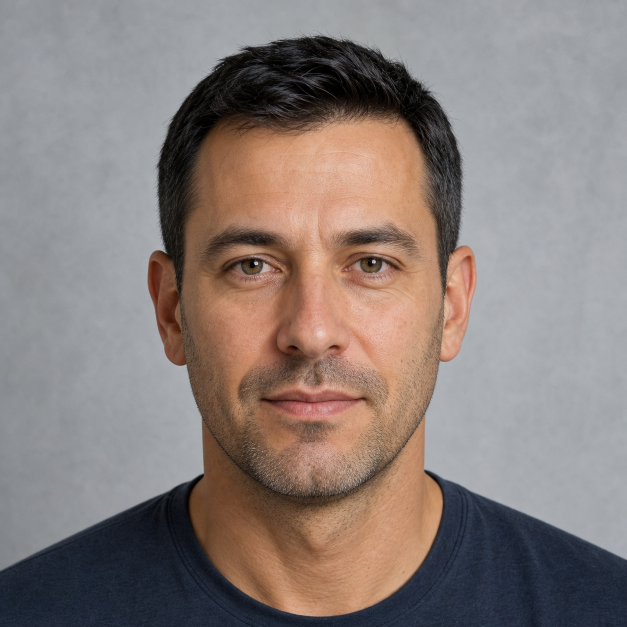
#> input picture docs/parity/inputs/pair_01_target.png, 1254 x 1254 px (shown at 1/2 size)
$ python make_group_fixture.py
#> lines starting #> are read from the running program, lines starting #| are printed output that depends on the picture
"""Build the Stage-D and Stage-E assignment/compositing fixtures.

Two fixtures are produced from the same approved synthetic portraits:

* ``stage_d_group_target.png`` — four faces, three of them assigned. Its bytes are
  frozen: several committed parity artefacts reference this exact image, so the code
  that builds it must not change.
* ``stage_e_dense_pair_target.png`` — two faces standing close enough that the paste
  ROI of the assigned face reaches across the unassigned one. It exists to prove that
  "do not change" is a structural guarantee of both passes rather than a property of
  the roomy Stage-D layout.
"""
from pathlib import Path
import random
from PIL import Image, ImageDraw

ROOT = Path(__file__).resolve().parent
OUT = ROOT / "stage_d_group_target.png"
DENSE_OUT = ROOT / "stage_e_dense_pair_target.png"
SEED = 20260722


def portrait(name: str, size: int) -> Image.Image:
    image = Image.open(ROOT / name).convert("RGB")
    # The portraits are square; retain the central face and make scaling deterministic.
    return image.resize((size, size), Image.Resampling.LANCZOS)


def main() -> None:
    random.seed(SEED)
    canvas = Image.new("RGB", (1600, 1100), (31, 42, 57))
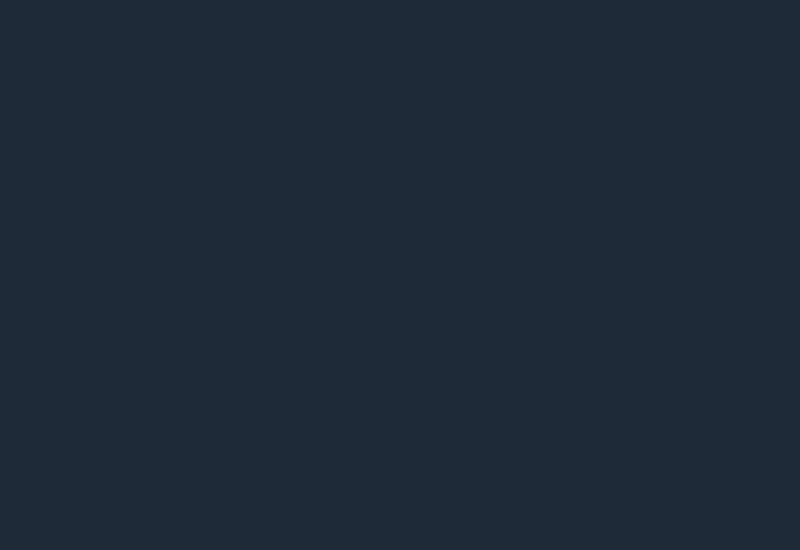
#> canvas: PIL image 1600x1100 RGB (shown at 1/2 size); mean R, G, B 31, 42, 57
    draw = ImageDraw.Draw(canvas)
    # Subtle deterministic background makes pasted identities easy to see.
    for y in range(canvas.height):
        draw.line((0, y, canvas.width, y), fill=(31 + y // 28, 42 + y // 36, 57 + y // 44))
    # First two overlap deliberately: their 128-pixel model paste ROIs overlap after scale.
    placements = [
        ("pair_01_target.png", 80, 130, 520),
        ("pair_02_target.png", 330, 170, 470),
        ("pair_03_target.png", 910, 90, 430),
        ("pair_01_source.png", 1010, 510, 390),
    ]
    for index, (filename, left, top, size) in enumerate(placements, 1):
        image = portrait(filename, size)
#> in portrait, image is the input picture: PIL image 1254x1254 RGB; mean R, G, B 137.2, 125.8, 122
#> in portrait, `return image.resize((size, size), Image.Resampling.LANCZOS)`:
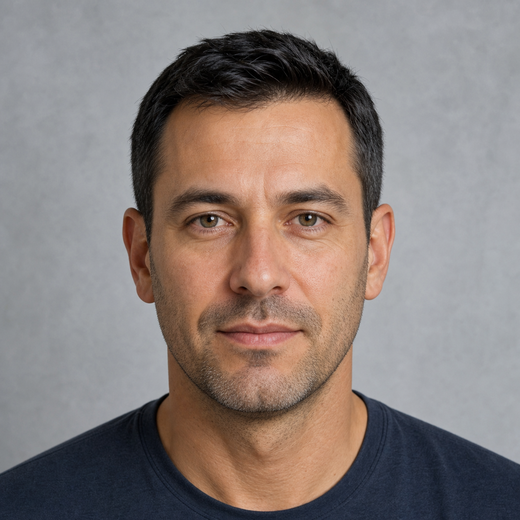
#> returned value: PIL image 520x520 RGB; mean R, G, B 137.2, 125.8, 122
        if index == 2:
            # Preserve T1 while bringing the actual faces close enough that their
            # affine paste ROIs overlap. The fade is deterministic and affects only
            # the left background edge of T2, not its face.
            mask = Image.new("L", (size, size), 255)
            mask_pixels = mask.load()
            for x in range(140):
                alpha = max(0, min(255, (x - 80) * 255 // 60))
                for y in range(size):
                    mask_pixels[x, y] = alpha
            canvas.paste(image, (left, top), mask)
        else:
            canvas.paste(image, (left, top))
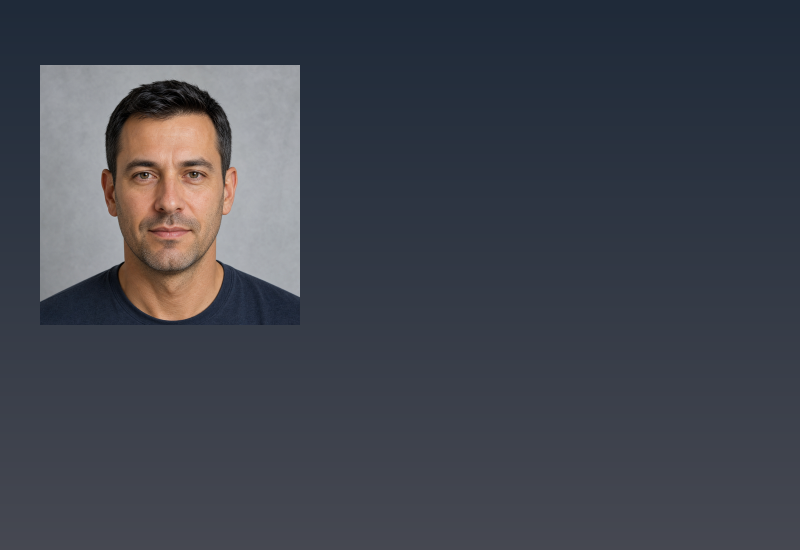
#> canvas: PIL image 1600x1100 RGB (shown at 1/2 size); mean R, G, B 64.4, 68.1, 77.7
        draw.rectangle((left, top, left + size - 1, top + size - 1), outline=(235, 210, 80), width=5)
        draw.text((left + 14, top + 14), f"T{index}", fill=(255, 245, 180), stroke_width=2, stroke_fill=(0, 0, 0))
#> pass 2 of the loop in main, `for index, (filename, left, top, size) in enumerate(placements, 1):`:
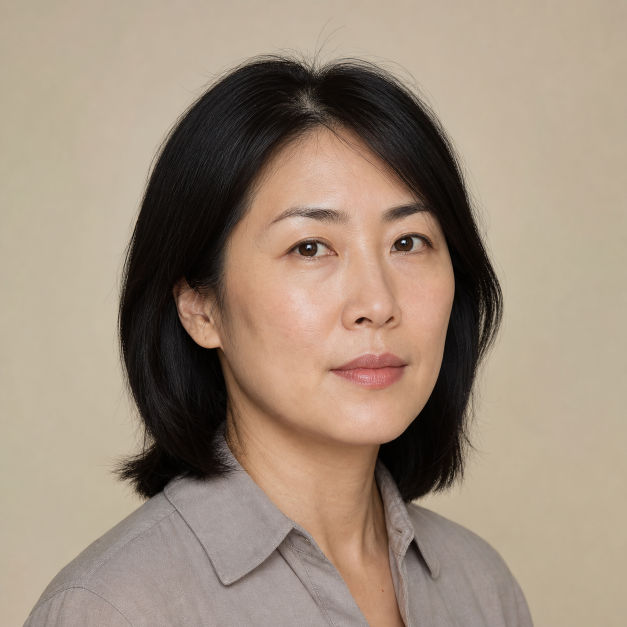
#> input picture docs/parity/inputs/pair_02_target.png, 1254 x 1254 px (shown at 1/2 size)
#> in portrait, image is the input picture: PIL image 1254x1254 RGB; mean R, G, B 158.1, 140.3, 123.2
#> mask: PIL image 470x470 L; every value is 255
#> in main, `canvas.paste(image, (left, top), mask)`:
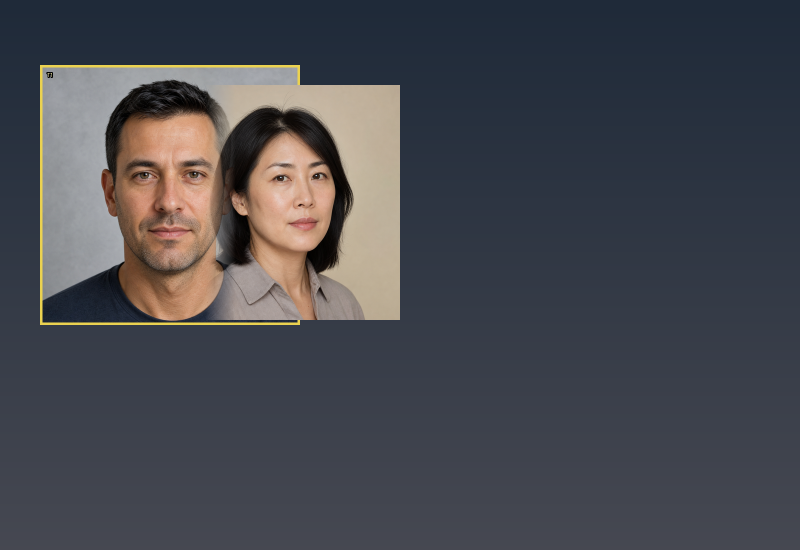
#> canvas: PIL image 1600x1100 RGB (shown at 1/2 size); mean R, G, B 71.1, 72.3, 78.8
#> pass 3 of the loop in main, `for index, (filename, left, top, size) in enumerate(placements, 1):`:
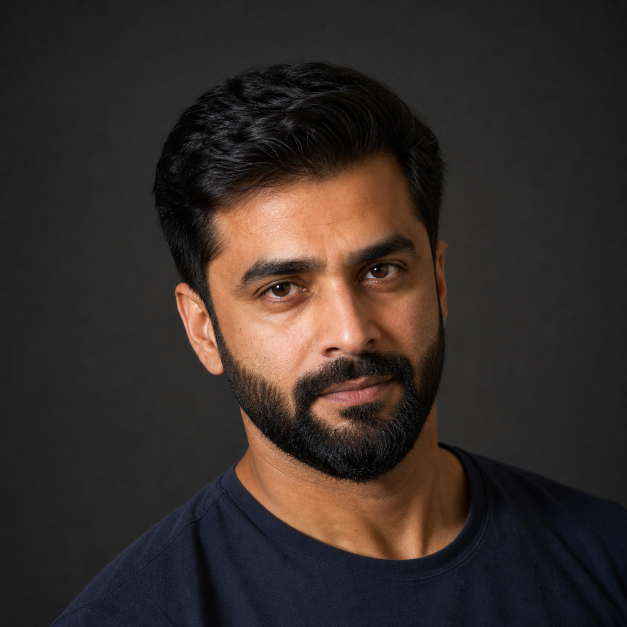
#> input picture docs/parity/inputs/pair_03_target.png, 1254 x 1254 px (shown at 1/2 size)
#> in portrait, image is the input picture: PIL image 1254x1254 RGB; mean R, G, B 53.4, 44.4, 40.9
#> in portrait (call 3), `return image.resize((size, size), Image.Resampling.LANCZOS)`:
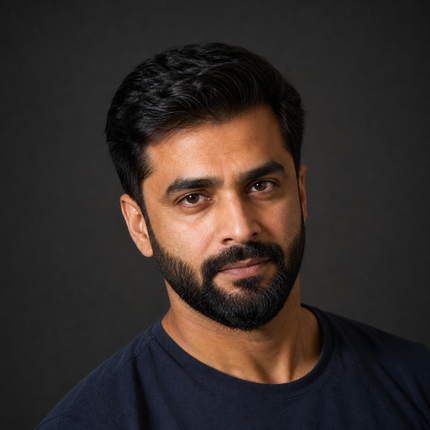
#> returned value: PIL image 430x430 RGB; mean R, G, B 53.4, 44.4, 40.9
#> in main, `canvas.paste(image, (left, top))`:
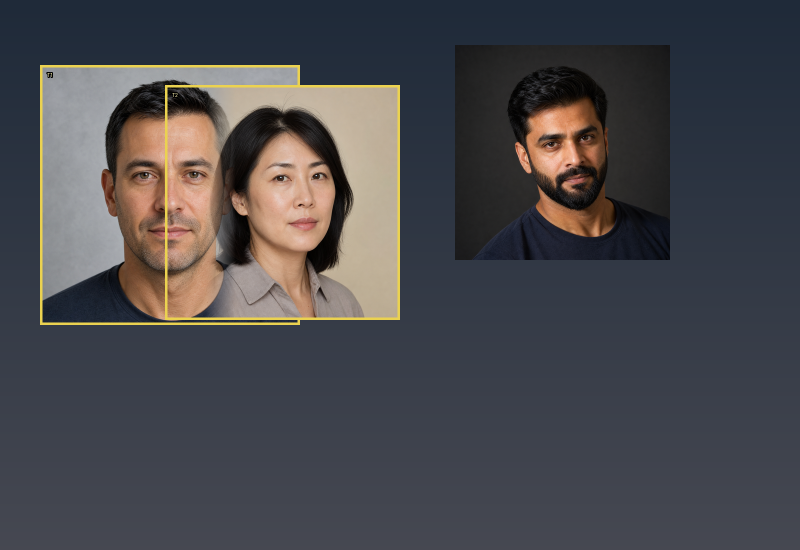
#> canvas: PIL image 1600x1100 RGB (shown at 1/2 size); mean R, G, B 72.7, 72.1, 76.2
#> the loop made 4 passes; the first 3 are shown
    canvas.save(OUT, "PNG", optimize=False)
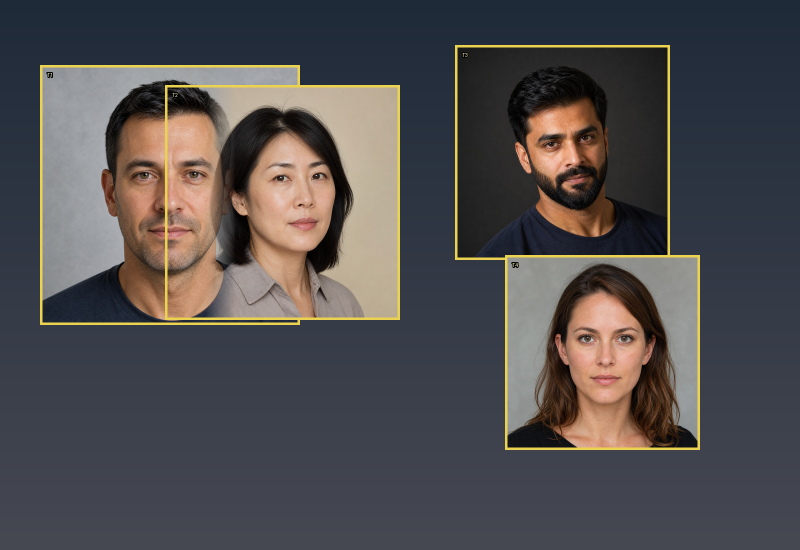
#> saved as stage_d_group_target.png: PIL image 1600x1100 RGB (shown at 1/2 size); mean R, G, B 80.3, 77.4, 78.5


def dense_pair() -> None:
    """Two faces at the Stage-D T1/T2 spacing, but only the left one gets a source.

    The T1/T2 offsets are reused deliberately: Stage D already proves that pair's
    paste ROIs overlap, so the assigned face here is guaranteed to paste across its
    unassigned neighbour. A is assigned, B must stay bit-identical.
    """
    random.seed(SEED)
    canvas = Image.new("RGB", (860, 700), (31, 42, 57))
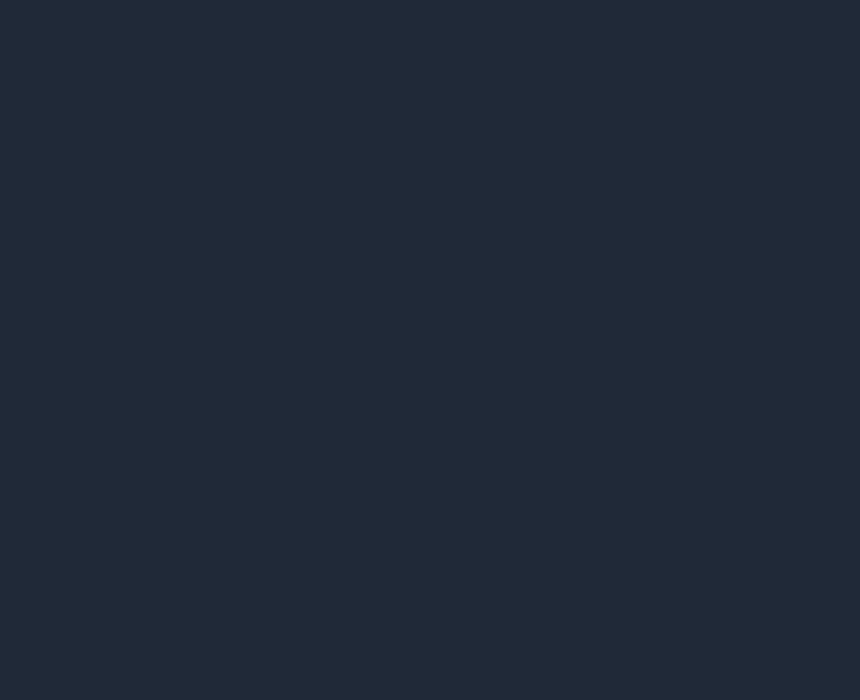
#> canvas: PIL image 860x700 RGB; mean R, G, B 31, 42, 57
    draw = ImageDraw.Draw(canvas)
    for y in range(canvas.height):
        draw.line((0, y, canvas.width, y), fill=(31 + y // 28, 42 + y // 36, 57 + y // 44))
    placements = [
        ("A", "pair_01_target.png", 20, 70, 520),
        ("B", "pair_02_target.png", 270, 110, 470),
    ]
    for label, filename, left, top, size in placements:
        image = portrait(filename, size)
        if label == "B":
            # Same deterministic left-edge fade as Stage D: it keeps A's face visible
            # while the two faces stay close, and never touches B's own face.
            mask = Image.new("L", (size, size), 255)
            mask_pixels = mask.load()
            for x in range(140):
                alpha = max(0, min(255, (x - 80) * 255 // 60))
                for y in range(size):
                    mask_pixels[x, y] = alpha
            canvas.paste(image, (left, top), mask)
        else:
            canvas.paste(image, (left, top))
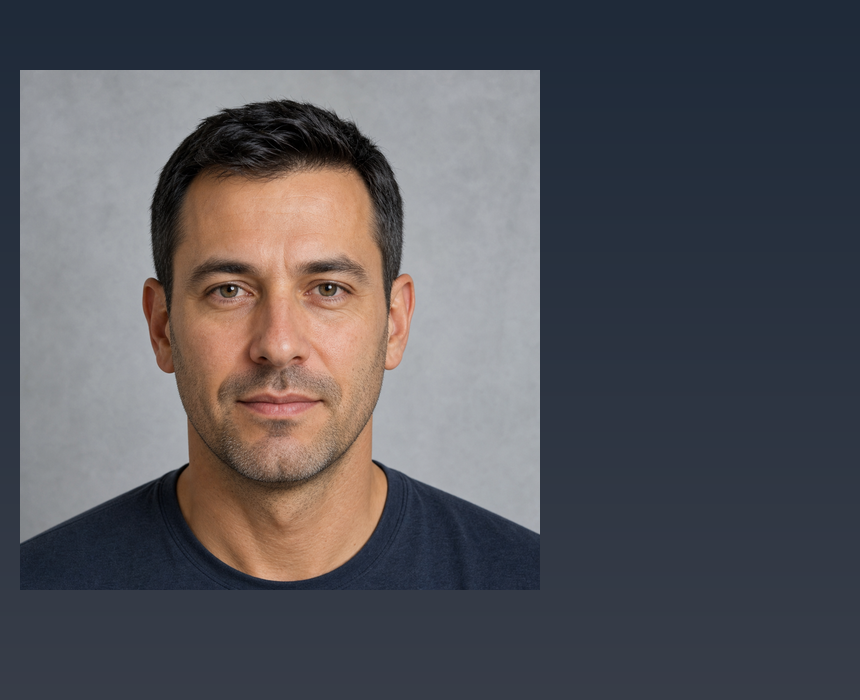
#> canvas: PIL image 860x700 RGB; mean R, G, B 85.6, 85, 90.5
        draw.rectangle((left, top, left + size - 1, top + size - 1), outline=(235, 210, 80), width=5)
        draw.text((left + 14, top + 14), label, fill=(255, 245, 180), stroke_width=2, stroke_fill=(0, 0, 0))
#> pass 2 of the loop in dense_pair, `for label, filename, left, top, size in placements:`:
#> in dense_pair, `canvas.paste(image, (left, top), mask)`:
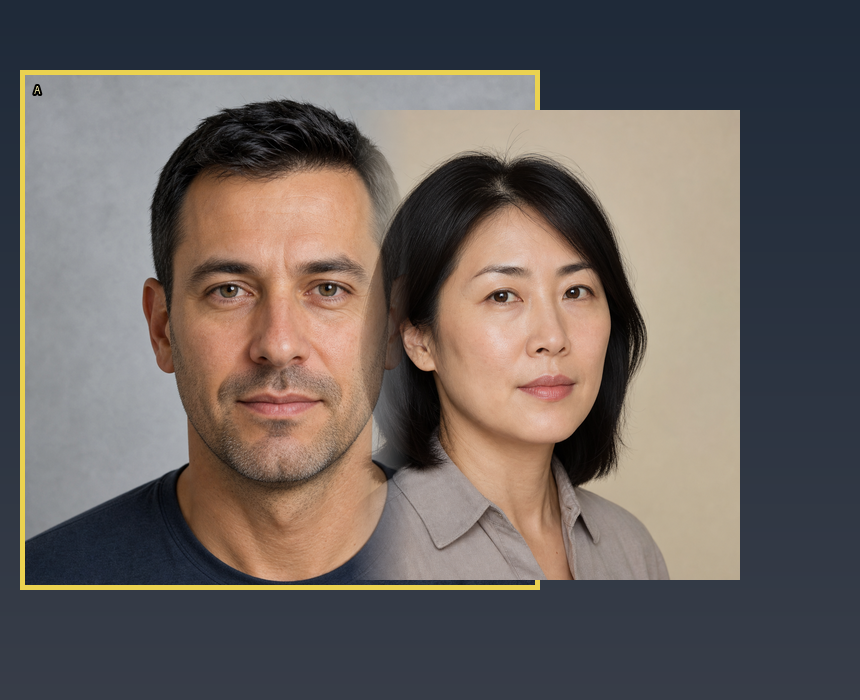
#> canvas: PIL image 860x700 RGB; mean R, G, B 105.5, 97.6, 94
    canvas.save(DENSE_OUT, "PNG", optimize=False)
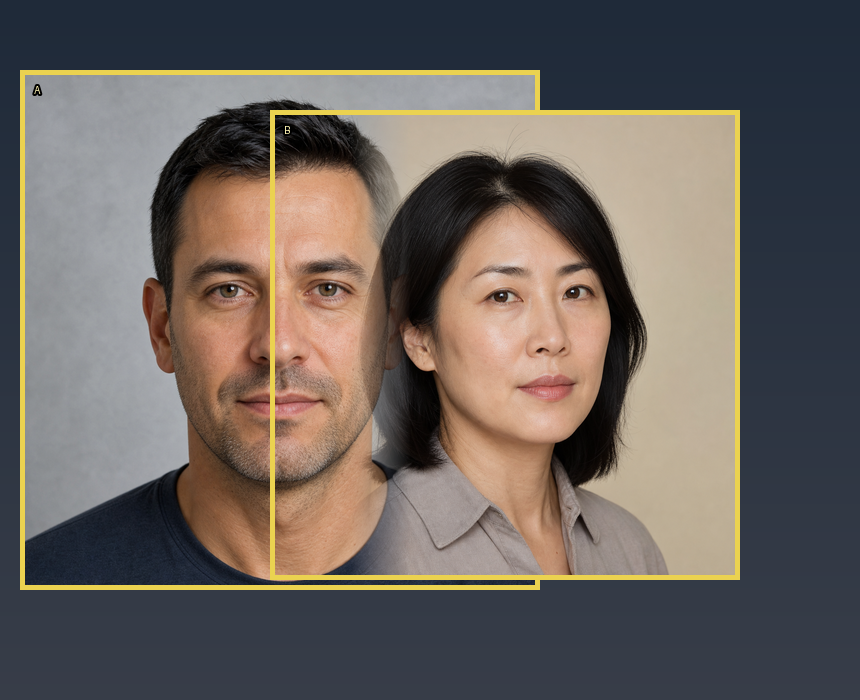
#> saved as stage_e_dense_pair_target.png: PIL image 860x700 RGB; mean R, G, B 106.6, 98.6, 93.2


if __name__ == "__main__":
    main()
    dense_pair()
